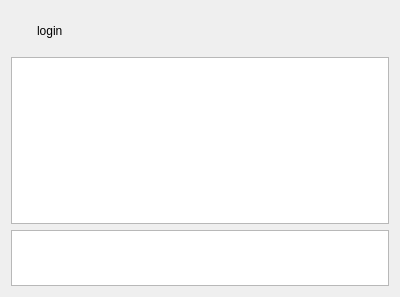
<?xml version="1.0" encoding="UTF-8"?>
<ui version="4.0">
 <class>Chat</class>
 <widget class="QWidget" name="Chat">
  <property name="geometry">
   <rect>
    <x>0</x>
    <y>0</y>
    <width>400</width>
    <height>297</height>
   </rect>
  </property>
  <property name="windowTitle">
   <string>username</string>
  </property>
  <property name="windowIcon">
   <iconset resource="../Images.qrc">
    <normaloff>:/images/qnetsoul.png</normaloff>:/images/qnetsoul.png</iconset>
  </property>
  <layout class="QGridLayout" name="gridLayout_2">
   <item row="0" column="0">
    <layout class="QGridLayout" name="gridLayout">
     <item row="0" column="0">
      <widget class="QLabel" name="statusLabel">
       <property name="minimumSize">
        <size>
         <width>20</width>
         <height>20</height>
        </size>
       </property>
       <property name="maximumSize">
        <size>
         <width>20</width>
         <height>20</height>
        </size>
       </property>
       <property name="text">
        <string/>
       </property>
       <property name="pixmap">
        <pixmap resource="../Images.qrc">:/images/offline.png</pixmap>
       </property>
       <property name="scaledContents">
        <bool>true</bool>
       </property>
      </widget>
     </item>
     <item row="0" column="1">
      <widget class="QLabel" name="loginLabel">
       <property name="text">
        <string>login</string>
       </property>
      </widget>
     </item>
     <item row="0" column="2">
      <spacer name="horizontalSpacer">
       <property name="orientation">
        <enum>Qt::Horizontal</enum>
       </property>
       <property name="sizeHint" stdset="0">
        <size>
         <width>40</width>
         <height>20</height>
        </size>
       </property>
      </spacer>
     </item>
     <item row="0" column="3">
      <widget class="QLabel" name="portraitLabel">
       <property name="minimumSize">
        <size>
         <width>35</width>
         <height>40</height>
        </size>
       </property>
       <property name="maximumSize">
        <size>
         <width>35</width>
         <height>40</height>
        </size>
       </property>
       <property name="text">
        <string/>
       </property>
       <property name="scaledContents">
        <bool>true</bool>
       </property>
      </widget>
     </item>
     <item row="1" column="0" colspan="4">
      <widget class="QTextBrowser" name="outputTextBrowser">
       <property name="openExternalLinks">
        <bool>true</bool>
       </property>
      </widget>
     </item>
     <item row="2" column="0" colspan="4">
      <widget class="InputTextEdit" name="inputTextEdit">
       <property name="minimumSize">
        <size>
         <width>256</width>
         <height>42</height>
        </size>
       </property>
       <property name="maximumSize">
        <size>
         <width>16777215</width>
         <height>80</height>
        </size>
       </property>
       <property name="acceptRichText">
        <bool>true</bool>
       </property>
      </widget>
     </item>
    </layout>
   </item>
  </layout>
 </widget>
 <customwidgets>
  <customwidget>
   <class>InputTextEdit</class>
   <extends>QTextEdit</extends>
   <header>InputTextEdit.h</header>
  </customwidget>
 </customwidgets>
 <resources>
  <include location="../Images.qrc"/>
  <include location="../Images.qrc"/>
  <include location="../Images.qrc"/>
 </resources>
 <connections/>
</ui>
